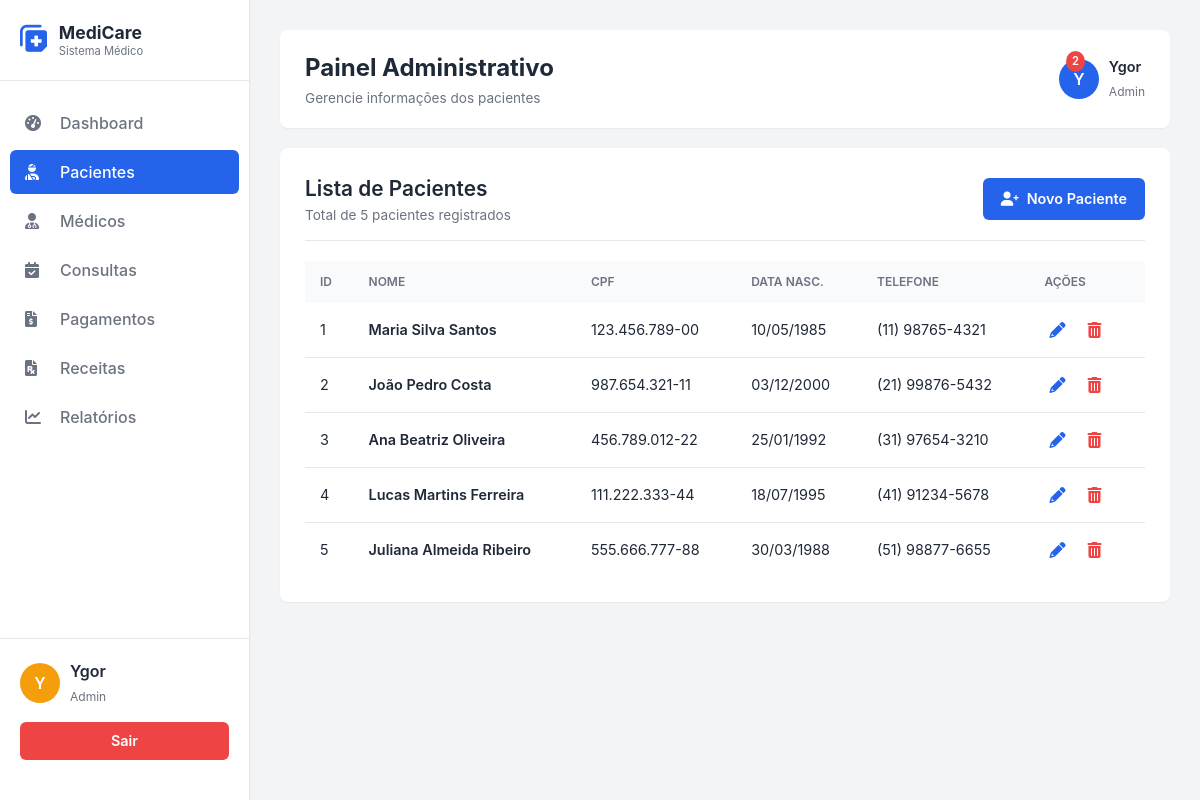
/public/pacientes.php (signed in), run on the app's committed database.
### tables this page shows
CREATE TABLE `pacientes` (
  `id` int(11) NOT NULL AUTO_INCREMENT,
  `nome_completo` varchar(255) NOT NULL,
  `data_nascimento` date NOT NULL,
  `cpf` varchar(14) NOT NULL,
  `telefone` varchar(20) DEFAULT NULL,
  `email` varchar(255) DEFAULT NULL,
  `criado_em` timestamp NOT NULL DEFAULT current_timestamp(),
  PRIMARY KEY (`id`),
  UNIQUE KEY `cpf` (`cpf`)
);

### app/Models/Paciente.php (called while the page is built, shortened)
<?php
class Paciente
{
    public function listar()
    {
        $conectar = Conexao::getConexao();
        $sql = "SELECT * FROM pacientes";
        $comando = $conectar->query($sql);
        return $comando->fetchAll(PDO::FETCH_ASSOC);
    }
}
?>

### public/pacientes.php (the view, shortened to what this page needs)
<?php
require_once '../app/Models/Paciente.php';
$pacienteModel = new Paciente(null, null, null, null, null);
$pacientes = $pacienteModel->listar();
$totalPacientes = count($pacientes);
include 'partials/_head.php';
include 'partials/_sidebar.php';
?>
<main class="main-content">
    <?php include 'partials/_header.php'; ?>
    <section class="management-card">
        <div class="management-header">
            <div class="title-section">
                <h2>Lista de Pacientes</h2>
                <p>Total de <?php echo $totalPacientes; ?> pacientes registrados</p>
            </div>
            <a href="cadastroPaciente.php" class="btn-primary new-item-btn">
                <i class="fas fa-user-plus"></i> Novo Paciente
            </a>
        </div>
        <div class="data-section">
            <div class="table-container">
                <table class="data-table">
                    <thead>
                        <tr>
                            <th>ID</th>
                            <th>NOME</th>
                            <th>CPF</th>
                            <th>DATA NASC.</th>
                            <th>TELEFONE</th>
                            <th>AÇÕES</th>
                        </tr>
                    </thead>
                    <tbody>
                        <?php if (empty($pacientes)): ?>
                            <tr>
                                <td colspan="6" style="text-align: center;">Nenhum paciente encontrado.</td>
                            </tr>
                        <?php else: ?>
                            <?php foreach ($pacientes as $paciente): ?>
                                <tr>
                                    <td><?php echo htmlspecialchars($paciente['id']); ?></td>
                                    <td class="main-info"><?php echo htmlspecialchars($paciente['nome_completo']); ?></td>
                                    <td><?php echo htmlspecialchars($paciente['cpf']); ?></td>
                                    <td><?php echo date('d/m/Y', strtotime($paciente['data_nascimento'])); ?></td>
                                    <td><?php echo htmlspecialchars($paciente['telefone']); ?></td>
                                    <td class="actions">
                                        <a href="atualizarPaciente.php?id=<?php echo $paciente['id']; ?>" class="action-icon info-icon" title="Editar"><i class="fas fa-pencil-alt"></i></a>
                                        <a href="deletarPaciente.php?id=<?php echo $paciente['id']; ?>" class="action-icon delete-consult-icon" title="Excluir"><i class="fas fa-trash-alt"></i></a>
                                    </td>
                                </tr>
                            <?php endforeach; ?>
                        <?php endif; ?>
                    </tbody>
                </table>
            </div>
        </div>
    </section>
<?php include 'partials/_footer.php'; ?>

### public/css/gerenciamento.css (style rules this page uses)
:root { --primary-color: #2563eb; --primary-light: #eff6ff; --secondary-color: #6b7280; --background-color: #f3f4f6; --card-bg: #ffffff; --border-color: #e5e7eb; --success-color: #10b981; --error-color: #ef4444; --pending-color: #f59e0b; --text-primary: #1f2937; --shadow-sm: 0 1px 2px 0 rgba(0, 0, 0, 0.05); --shadow-md: 0 4px 6px -1px rgba(0, 0, 0, 0.1), 0 2px 4px -2px rgba(0, 0, 0, 0.1); }
* { margin: 0; padding: 0; box-sizing: border-box; }
body { font-family: 'Inter', sans-serif; background-color: var(--background-color); color: var(--text-primary); line-height: 1.5; }
a { text-decoration: none; color: var(--text-primary); }
.main-content { flex-grow: 1; padding: 30px; display: flex; flex-direction: column; gap: 20px; }
.management-card { background-color: var(--card-bg); padding: 25px; border-radius: 8px; box-shadow: var(--shadow-sm); }
.management-header { display: flex; justify-content: space-between; align-items: center; margin-bottom: 20px; padding-bottom: 15px; border-bottom: 1px solid var(--border-color); }
.management-header h2 { font-size: 1.3rem; font-weight: 600; }
.management-header p { font-size: 0.85rem; color: var(--secondary-color); }
.btn-primary, .btn-secondary, .action-btn { padding: 10px 18px; border: none; border-radius: 6px; font-weight: 600; cursor: pointer; transition: opacity 0.2s, background-color 0.2s; font-size: 0.9rem; }
.btn-primary { background-color: var(--primary-color); color: white; display: flex; align-items: center; gap: 8px; }
.data-table { width: 100%; border-collapse: collapse; margin-top: 15px; font-size: 0.9rem; }
.data-table thead th { background-color: #f9fafb; color: var(--secondary-color); font-weight: 600; text-align: left; padding: 12px 15px; text-transform: uppercase; font-size: 0.75rem; }
.data-table tbody tr { border-bottom: 1px solid var(--border-color); }
.data-table tbody tr:last-child { border-bottom: none; }
.data-table tbody td { padding: 15px; color: var(--text-primary); }
.data-table td.actions button, .data-table td.actions a { background: none; border: none; font-size: 1rem; cursor: pointer; margin-right: 8px; padding: 5px; border-radius: 4px; transition: background-color 0.2s; }
.delete-consult-icon { color: var(--error-color); background-color: #fee2e2; }

### public/css/pacientes.css (style rules this page uses)
.actions .info-icon { color: var(--primary-color); background-color: #dbeafe; padding: 8px; border-radius: 4px; margin-right: 5px; transition: background-color 0.2s; }
.data-table td.main-info { font-weight: 600; color: #1f2937; }

### data on the page
pacientes: id "1", nome_completo "Maria Silva Santos", cpf "123.456.789-00", data_nascimento "10/05/1985", telefone "(11) 98765-4321"
pacientes: id "2", nome_completo "João Pedro Costa", cpf "987.654.321-11", data_nascimento "03/12/2000", telefone "(21) 99876-5432"
pacientes: id "3", nome_completo "Ana Beatriz Oliveira", cpf "456.789.012-22", data_nascimento "25/01/1992", telefone "(31) 97654-3210"
pacientes: id "4", nome_completo "Lucas Martins Ferreira", cpf "111.222.333-44", data_nascimento "18/07/1995", telefone "(41) 91234-5678"
pacientes: id "5", nome_completo "Juliana Almeida Ribeiro", cpf "555.666.777-88", data_nascimento "30/03/1988", telefone "(51) 98877-6655"

### other printed values
$primeiraLetra "Y"
$nomeUsuario "Ygor"
$headerTitle "Painel Administrativo"
$headerSubtitle "Gerencie informações dos pacientes"
$totalPacientes "5"
